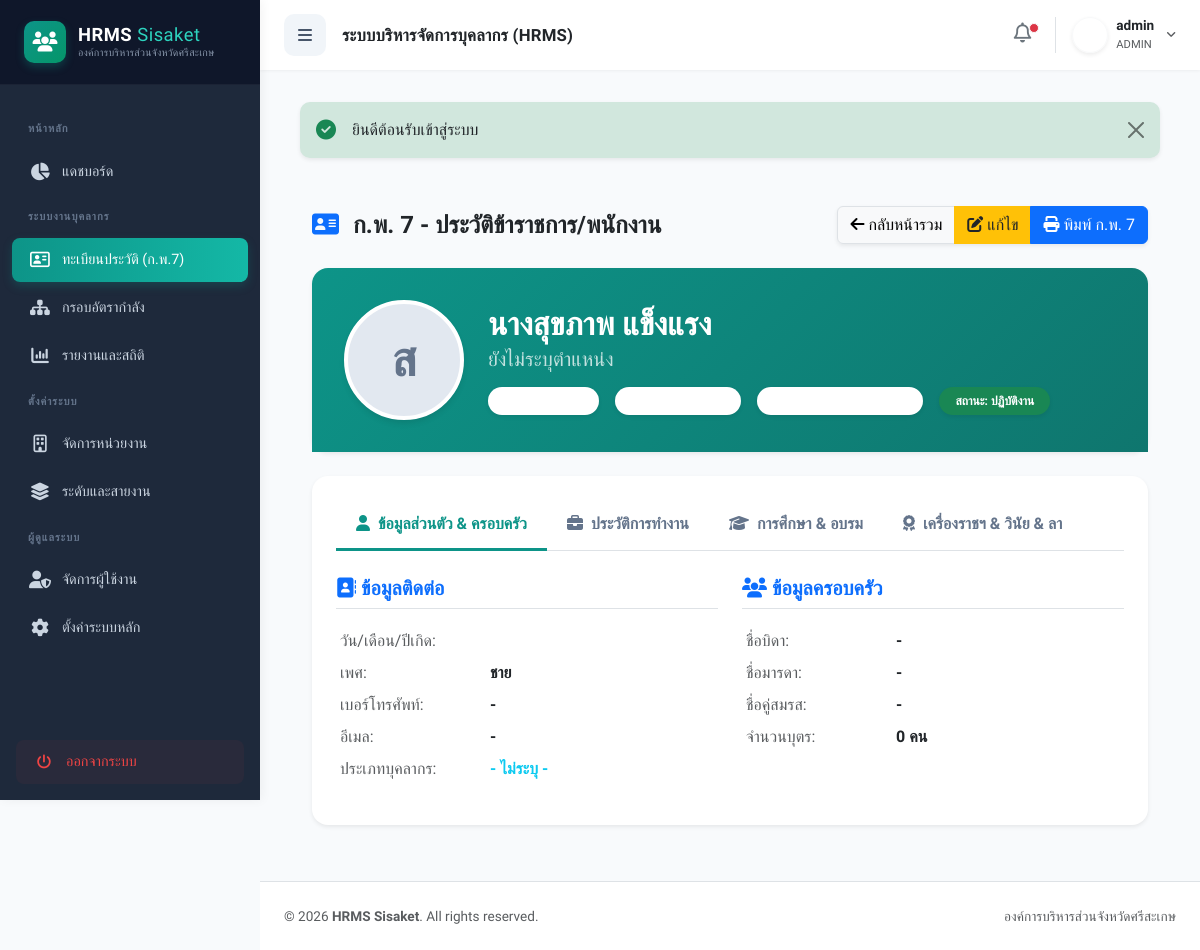
The page /index.php?action=show&id=17 (signed in) on the database its author committed.
### tables this page shows
CREATE TABLE `employees` (
  `id` int(11) NOT NULL,
  `emp_code` varchar(100) DEFAULT NULL,
  `national_id` varchar(13) NOT NULL,
  `prefix` varchar(20) NOT NULL,
  `gender` varchar(20) DEFAULT 'ชาย',
  `dob` varchar(50) DEFAULT NULL,
  `first_name` varchar(100) NOT NULL,
  `last_name` varchar(100) NOT NULL,
  `phone` varchar(20) DEFAULT NULL,
  `email` varchar(100) DEFAULT NULL,
  `status` varchar(50) DEFAULT 'ปฏิบัติงาน',
  `is_active` tinyint(1) NOT NULL DEFAULT 1,
  `avatar` varchar(255) DEFAULT NULL,
  `created_at` timestamp NOT NULL DEFAULT current_timestamp()
);

### models/Employee.php (called while the page is built, shortened)
<?php
class Employee {
    private $conn;
    private $table_name = "employees";
    public function __construct($db) {
        $this->conn = $db;
    }
    public function readOne($id) {
        $query = "SELECT * FROM " . $this->table_name . " WHERE id = :id LIMIT 1";
        $stmt = $this->conn->prepare($query);
        $stmt->bindParam(":id", $id);
        $stmt->execute();
        $emp = $stmt->fetch(PDO::FETCH_ASSOC);
        if($emp) {
            $emp['family'] = $this->getRelationData("emp_family", $id, true);
            $emp['education'] = $this->getRelationData("emp_education", $id);
            $emp['training'] = $this->getRelationData("emp_training", $id);
            $emp['work_history'] = $this->getRelationData("emp_work_history", $id, false, "start_date ASC");
            $emp['leave'] = $this->getRelationData("emp_leave", $id, false, "leave_year DESC");
            $emp['acting'] = $this->getRelationData("emp_acting", $id);
            $emp['evaluation'] = $this->getRelationData("emp_evaluation", $id, false, "eval_year DESC, eval_round DESC");
            $emp['decoration'] = $this->getRelationData("emp_decoration", $id, false, "received_year ASC");
            $emp['disciplinary'] = $this->getRelationData("emp_disciplinary", $id, false, "incident_date DESC");
            $emp['license'] = $this->getRelationData("emp_license", $id);
        }
        return $emp;
    }
    private function getRelationData($table, $emp_id, $singleRow = false, $orderBy = "") {
        try {
            $query = "SELECT * FROM {$table} WHERE employee_id = :emp_id";
            if (!empty($orderBy)) $query .= " ORDER BY " . $orderBy;
            $stmt = $this->conn->prepare($query);
            $stmt->bindParam(":emp_id", $emp_id);
            $stmt->execute();
            return $singleRow ? $stmt->fetch(PDO::FETCH_ASSOC) : $stmt->fetchAll(PDO::FETCH_ASSOC);
        } catch(PDOException $e) {
            return $singleRow ? [] : [];
        }
    }
}
?>

### views/employee/show.php (the view, shortened to what this page needs)
<?php include 'views/layout/header.php'; ?>
<?php
if (!function_exists('h')) {
    function h($string) {
        return htmlspecialchars((string)($string ?? ''), ENT_QUOTES, 'UTF-8');
    }
}
$fam = $empData['family'] ?? [];
$wk  = $empData['work_history'] ?? [];
$currentWork = !empty($wk) ? end($wk) : null;
$currentPosition = $currentWork['position_name'] ?? 'ยังไม่ระบุตำแหน่ง';
$currentLevel = $currentWork['level'] ?? '';
$currentDept = $currentWork['department'] ?? 'ยังไม่ระบุสังกัด';
?>
<div class="container-fluid py-4">
    <div class="d-flex justify-content-between align-items-center mb-4">
        <h4 class="fw-bold text-dark mb-0"><i class="fa-solid fa-address-card text-primary me-2"></i> ก.พ. 7 - ประวัติข้าราชการ/พนักงาน</h4>
        <div class="btn-group shadow-sm">
            <a href="index.php?action=employees" class="btn btn-light border"><i class="fa-solid fa-arrow-left"></i> กลับหน้ารวม</a>
            <a href="index.php?action=edit&id=<?= h($empData['id']) ?>" class="btn btn-warning text-dark"><i class="fa-solid fa-pen-to-square"></i> แก้ไข</a>
            <a href="index.php?action=print_kp7&id=<?= h($empData['id']) ?>" target="_blank" class="btn btn-primary"><i class="fa-solid fa-print"></i> พิมพ์ ก.พ. 7</a>
        </div>
    </div>
    <div class="card border-0 shadow-sm rounded-4 mb-4">
        <div class="profile-header d-flex flex-column flex-md-row align-items-center gap-4">
            <div>
                <?php if(!empty($empData['avatar']) && file_exists("uploads/" . $empData['avatar'])): ?>
                    <img src="uploads/<?= h($empData['avatar']) ?>" alt="Profile" class="profile-avatar">
                <?php else: ?>
                    <div class="avatar-placeholder"><?= h(mb_substr($empData['first_name'], 0, 1, 'UTF-8')) ?></div>
                <?php endif; ?>
            </div>
            <div class="text-center text-md-start">
                <h2 class="fw-bold mb-1"><?= h($empData['prefix'] . $empData['first_name'] . ' ' . $empData['last_name']) ?></h2>
                <h5 class="mb-2 opacity-75"><?= h($currentPosition) ?> <?= h($currentLevel) ?></h5>
                <div class="d-flex flex-wrap gap-3 justify-content-center justify-content-md-start mt-3">
                    <span class="badge bg-white text-teal px-3 py-2 rounded-pill shadow-sm"><i class="fa-solid fa-building me-1"></i> <?= h($currentDept) ?></span>
                    <span class="badge bg-white text-teal px-3 py-2 rounded-pill shadow-sm"><i class="fa-solid fa-id-badge me-1"></i> รหัส: <?= h($empData['emp_code'] ?: '-') ?></span>
                    <span class="badge bg-white text-teal px-3 py-2 rounded-pill shadow-sm"><i class="fa-solid fa-id-card me-1"></i> ปชช: <?= h($empData['national_id'] ?: '-') ?></span>
                    <span class="badge <?= $empData['status'] == 'ปฏิบัติงาน' ? 'bg-success' : 'bg-secondary' ?> text-white px-3 py-2 rounded-pill shadow-sm">
                        สถานะ: <?= h($empData['status']) ?>
                    </span>
                </div>
            </div>
        </div>
    </div>
    <div class="card border-0 shadow-sm rounded-4">
        <div class="card-body p-4">
            <ul class="nav nav-tabs" id="kp7Tabs" role="tablist">
                <li class="nav-item" role="presentation"><button class="nav-link active" data-bs-toggle="tab" data-bs-target="#tab-personal" type="button" role="tab"><i class="fa-solid fa-user me-1"></i> ข้อมูลส่วนตัว & ครอบครัว</button></li>
                <li class="nav-item" role="presentation"><button class="nav-link" data-bs-toggle="tab" data-bs-target="#tab-work" type="button" role="tab"><i class="fa-solid fa-briefcase me-1"></i> ประวัติการทำงาน</button></li>
                <li class="nav-item" role="presentation"><button class="nav-link" data-bs-toggle="tab" data-bs-target="#tab-edu" type="button" role="tab"><i class="fa-solid fa-graduation-cap me-1"></i> การศึกษา & อบรม</button></li>
                <li class="nav-item" role="presentation"><button class="nav-link" data-bs-toggle="tab" data-bs-target="#tab-other" type="button" role="tab"><i class="fa-solid fa-award me-1"></i> เครื่องราชฯ & วินัย & ลา</button></li>
            </ul>
            <div class="tab-content" id="kp7TabsContent">
                <div class="tab-pane fade show active" id="tab-personal" role="tabpanel">
                    <div class="row g-4">
                        <div class="col-md-6">
                            <h5 class="fw-bold border-bottom pb-2 mb-3 text-primary"><i class="fa-solid fa-address-book"></i> ข้อมูลติดต่อ</h5>
                            <table class="table table-borderless table-sm">
                                <tr><td width="150" class="text-muted">วัน/เดือน/ปีเกิด:</td><td class="fw-semibold"><?= h($empData['dob']) ?></td></tr>
                                <tr><td class="text-muted">เพศ:</td><td class="fw-semibold"><?= h($empData['gender']) ?></td></tr>
                                <tr><td class="text-muted">เบอร์โทรศัพท์:</td><td class="fw-semibold"><?= h($empData['phone'] ?: '-') ?></td></tr>
                                <tr><td class="text-muted">อีเมล:</td><td class="fw-semibold"><?= h($empData['email'] ?: '-') ?></td></tr>
                                <tr><td class="text-muted">ประเภทบุคลากร:</td><td class="fw-semibold text-info"><?= h($empData['employee_type'] ?: '-') ?></td></tr>
                            </table>
                        </div>
                        <div class="col-md-6">
                            <h5 class="fw-bold border-bottom pb-2 mb-3 text-primary"><i class="fa-solid fa-users"></i> ข้อมูลครอบครัว</h5>
                            <table class="table table-borderless table-sm">
                                <tr><td width="150" class="text-muted">ชื่อบิดา:</td><td class="fw-semibold"><?= h($fam['father_name'] ?? '-') ?></td></tr>
                                <tr><td class="text-muted">ชื่อมารดา:</td><td class="fw-semibold"><?= h($fam['mother_name'] ?? '-') ?></td></tr>
                                <tr><td class="text-muted">ชื่อคู่สมรส:</td><td class="fw-semibold"><?= h($fam['spouse_name'] ?? '-') ?></td></tr>
                                <tr><td class="text-muted">จำนวนบุตร:</td><td class="fw-semibold"><?= h($fam['children_count'] ?? '0') ?> คน</td></tr>
                            </table>
                        </div>
                    </div>
                </div>
            </div>
        </div>
    </div>
</div>
<?php include 'views/layout/footer.php'; ?>

### views/layout/header.php (style rules this page uses)
:root { --primary: #0d9488; --primary-hover: #0f766e; --sidebar-bg: #1e293b; --sidebar-text: #cbd5e1; --sidebar-width: 260px; --sidebar-collapsed-width: 76px; --topbar-height: 70px; --bg-light: #f8fafc; --transition-speed: 0.3s; }
body { font-family: 'Prompt', sans-serif; background-color: var(--bg-light); color: #334155; overflow-x: hidden; }

### views/employee/show.php (style rules this page uses)
.nav-tabs .nav-link { color: #64748b; font-weight: 600; border: none; border-bottom: 3px solid transparent; padding: 12px 20px; transition: all 0.3s; }
.nav-tabs .nav-link.active { color: #0d9488; border-bottom: 3px solid #0d9488; background-color: transparent; }
.tab-content { padding-top: 25px; }
.profile-header { background: linear-gradient(135deg, #0d9488 0%, #0f766e 100%); color: white; border-radius: 1rem 1rem 0 0; padding: 2rem; }
.avatar-placeholder { width: 120px; height: 120px; border-radius: 50%; background-color: #e2e8f0; color: #64748b; display: flex; align-items: center; justify-content: center; font-size: 3rem; font-weight: bold; border: 4px solid white; box-shadow: 0 4px 6px -1px rgba(0,0,0,0.1); }

### rows shown on the page
employees: first_name "ส", prefix+first_name+last_name "นางสุขภาพ แข็งแรง", status "ปฏิบัติงาน", gender "ชาย", phone "-", email "-"

### other values the page prints
$_SESSION['username'] "admin"
$_SESSION['role'] "ADMIN"
$_SESSION['message'] "ยินดีต้อนรับเข้าสู่ระบบ"
$currentPosition "ยังไม่ระบุตำแหน่ง"
$empData['employee_type'] ?: '-' "- ไม่ระบุ -"
$fam['father_name'] "-"
$fam['mother_name'] "-"
$fam['spouse_name'] "-"
$fam['children_count'] "0"
